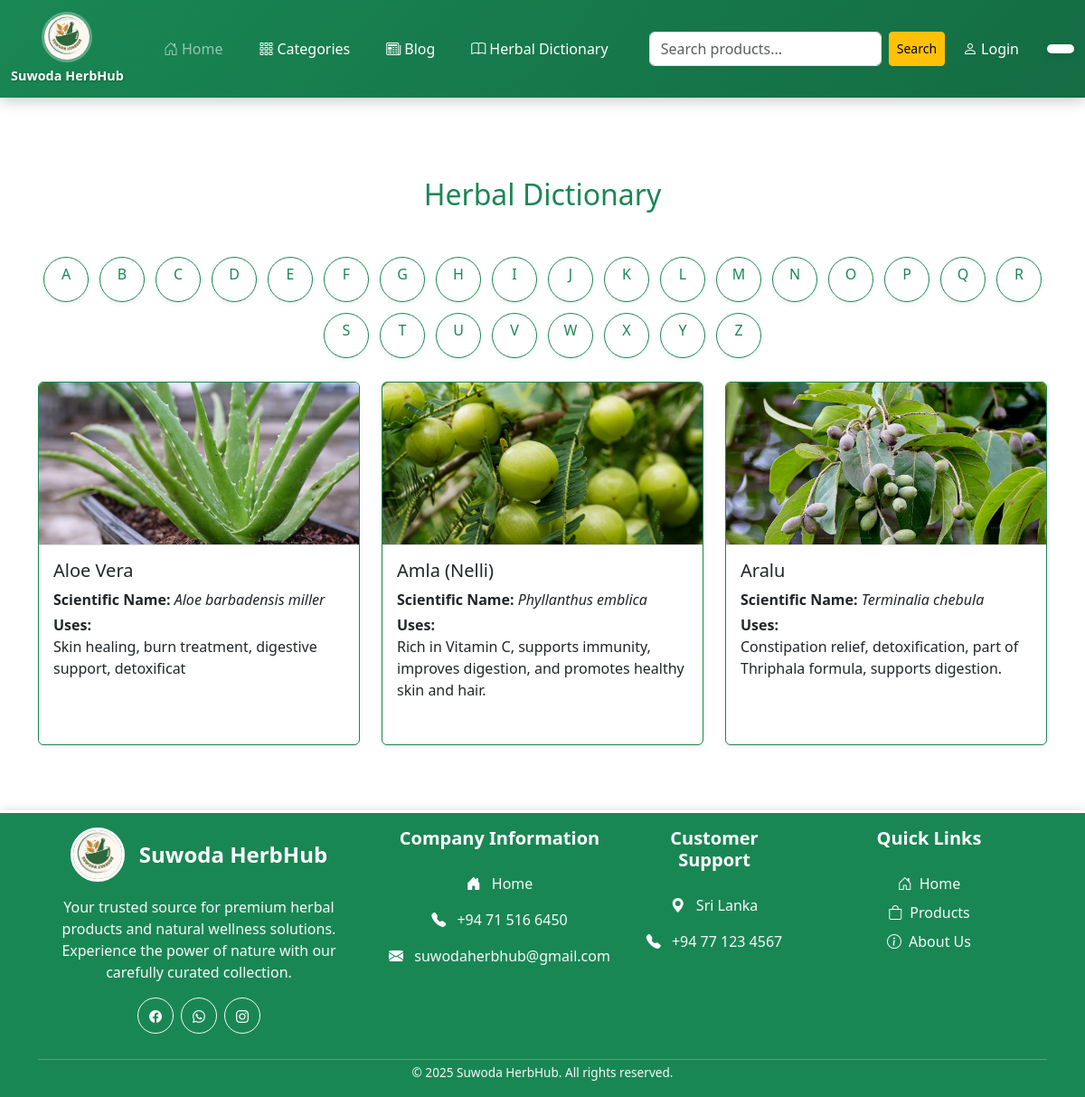
Screenshot of /pages/dictionary.php?letter=A with the database file from the repository.
### tables this page shows
CREATE TABLE `herb` (
  `herb_id` int(11) NOT NULL,
  `name` varchar(100) NOT NULL,
  `scientific_name` varchar(150) NOT NULL,
  `uses` text DEFAULT NULL,
  `image` varchar(255) DEFAULT NULL
);

### classes/adminClass.php (called while the page is built, shortened)
<?php
class Admin {
    public function manageHerb($action, ...$params) {
        require_once __DIR__ . '/herbClass.php';
        $herbManager = new Herb();
        switch ($action) {
            case 'get':
                return $herbManager->getHerbs($params[0] ?? null);
        }
    }
}

### classes/herbClass.php (called while the page is built, shortened)
<?php
class Herb {
    public function __construct($herb_id = null, $name = '', $scientific_name = '', $uses = '', $images = '') {
        global $conn;
        $this->conn = $conn;
    }
    public function getHerbs($herb_id = null) {
        if ($herb_id !== null) {
            $sql = "SELECT * FROM herb WHERE herb_id = :id";
            $stmt = $this->conn->prepare($sql);
            $stmt->execute([':id' => $herb_id]);
            return $stmt->fetch(PDO::FETCH_ASSOC);
        } else {
            $sql = "SELECT * FROM herb ORDER BY name";
            $stmt = $this->conn->prepare($sql);
            $stmt->execute();
            return $stmt->fetchAll(PDO::FETCH_ASSOC);
        }
    }
}

### pages/dictionary.php (the view, shortened to what this page needs)
<?php
require_once '../classes/adminClass.php';
$selected_letter = isset($_GET['letter']) ? $_GET['letter'] : '';
try {
    $db = new DbConnector();
    $conn = $db->getConnection();
    $admin = new Admin($conn);
    $herbs = $admin->manageHerb('get');
    if ($selected_letter) {
        $herbs = array_filter($herbs, function($herb) use ($selected_letter) {
            return strtoupper(substr($herb['name'], 0, 1)) === strtoupper($selected_letter);
        });
    }
} catch (Exception $e) {
    $herbs = [];
    error_log("Herb loading error: " . $e->getMessage());
}
?>
<!DOCTYPE html>
<html>
<head>
    <link href="https://cdn.jsdelivr.net/npm/bootstrap@5.3.7/dist/css/bootstrap.min.css" rel="stylesheet">
    <link rel="stylesheet" href="../assets/styles.css">
</head>
<body>
    <?php include '../includes/header.php'; ?>
    <div class="container py-5 mt-5">
        <h2 class="text-center mb-5 text-success">Herbal Dictionary</h2>
        <div class="row justify-content-center mb-4">
            <div class="col-12 text-center">
                <div id="letter-buttons" class="d-flex flex-wrap justify-content-center gap-2">
                    <?php
                    $alphabet = range('A', 'Z');
                    foreach ($alphabet as $letter) {
                        $active = ($selected_letter == $letter) ? 'selected-letter' : '';
                        echo '<a href="?letter='.$letter.'" class="btn btn-outline-success letter-btn rounded-circle shadow-sm '.$active.'">'.$letter.'</a>';
                    }
                    ?>
                </div>
            </div>
        </div>
        <div class="row" id="herb-results">
            <?php if (!$selected_letter): ?>
                <div class="col-12">
                    <div class="text-center">
                        <div class="alert alert-warning d-inline-block">
                            <strong>Select an English letter to browse herbs</strong>
                        </div>
                    </div>
                </div>
            <?php else: ?>
                <?php foreach ($herbs as $herb): ?>
                    <div class="col-md-4 mb-4 d-flex align-items-stretch">
                        <div class="card h-100 border-success shadow-sm">
                            <?php if (!empty($herb['image'])): ?>
                                <img src="../uploads/herbs/<?php echo $herb['image']; ?>"
                                     class="card-img-top herb-image"
                                     alt="<?php echo $herb['name']; ?>"
                                     onerror="this.style.display='none'; this.nextElementSibling.style.display='flex';">
                            <?php else: ?>
                                <div class="d-flex justify-content-center align-items-center">
                                    <span>No Image Available</span>
                                </div>
                            <?php endif; ?>
                            <div class="card-body d-flex flex-column">
                                <h5 class="card-title mb-2"><?php echo $herb['name']; ?></h5>
                                <p class="card-text mb-1">
                                    <span class="fw-semibold">Scientific Name:</span>
                                    <em><?php echo $herb['scientific_name']; ?></em>
                                </p>
                                <p class="card-text mb-2">
                                    <span class="fw-semibold">Uses:</span><br>
                                    <?php echo nl2br($herb['uses']); ?>
                                </p>
                            </div>
                        </div>
                    </div>
                <?php endforeach; ?>
            <?php endif; ?>
        </div>
    </div>
    <?php include '../includes/footer.php'; ?>
</body>
</html>

### pages/dictionary.php (style rules this page uses)
.letter-btn { width: 50px; height: 50px; margin: 2px; }
.herb-image { height: 180px; object-fit: cover; border-bottom: 1px solid #ddd; }

### includes/header.php (style rules this page uses)
body { padding-top: 100px; }

### rows the page displays
herb: image+name (picture), name "Aloe Vera", scientific_name "Aloe barbadensis miller", uses "Skin healing, burn treatment, digestive support, detoxificat"
herb: image (picture), name "Amla (Nelli)", scientific_name "Phyllanthus emblica", uses "Rich in Vitamin C, supports immunity, improves digestion, and promotes healthy skin and hair."
herb: image+name (picture), name "Aralu", scientific_name "Terminalia chebula", uses "Constipation relief, detoxification, part of Thriphala formula, supports digestion."

### other values shown
$letter "A"
$letter "B"
$letter "C"
$letter "D"
$letter "E"
$letter "F"
$letter "G"
$letter "H"
$letter "I"
$letter "J"
$letter "K"
$letter "L"
$letter "M"
$letter "N"
$letter "O"
